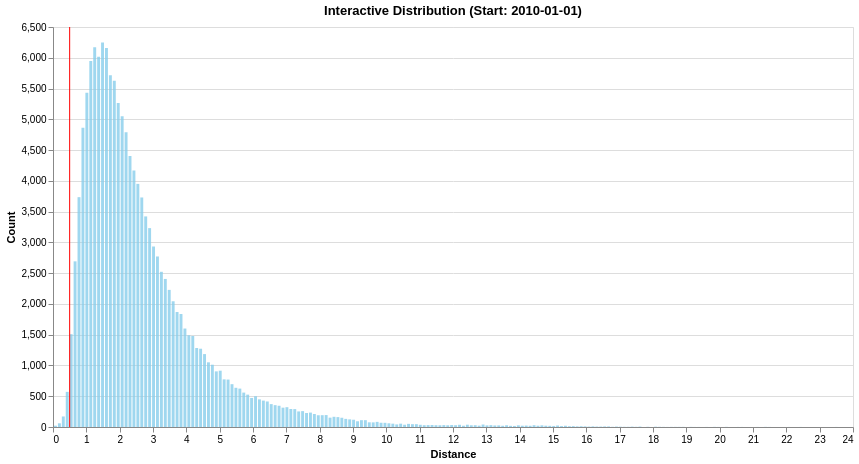

Write notebook code for a chart like this one.
### Code cell
# --- THỰC THI ---
if 'prices_df' in locals():
    # Thử xem năm 2022 (Lạm phát)
    chart = run_interactive_chart(prices_df, start_date='2010-01-01')
    if chart: chart.display()

### Figure 1 — Vega-Lite specification as saved in the notebook (floating-point values rounded to 4 significant figures; data arrays with more than 128 entries replaced by an {"elided": "..."} marker saying what was removed)
{"config": {"view": {"continuousWidth": 300, "continuousHeight": 300}}, "layer": [{"data": {"name": "data-e43805a6913e8c2129d3865b05825743"}, "mark": {"type": "bar", "color": "#87CEEB", "opacity": 0.8}, "encoding": {"tooltip": [{"field": "BinStart", "type": "quantitative"}, {"field": "BinEnd", "type": "quantitative"}, {"field": "Count", "type": "quantitative"}], "x": {"bin": {"binned": true}, "field": "BinStart", "title": "Distance", "type": "quantitative"}, "x2": {"field": "BinEnd"}, "y": {"field": "Count", "type": "quantitative"}}, "name": "view_9"}, {"data": {"name": "data-3a10ac337a97dc375e4824a97342d683"}, "mark": {"type": "rule", "color": "red"}, "encoding": {"x": {"field": "x", "type": "quantitative"}}}], "height": 400, "params": [{"name": "param_9", "select": {"type": "interval", "encodings": ["x", "y"]}, "bind": "scales", "views": ["view_9"]}], "title": "Interactive Distribution (Start: 2010-01-01)", "width": 800, "$schema": "https://vega.github.io/schema/vega-lite/v5.20.1.json", "datasets": {"data-e43805a6913e8c2129d3865b05825743": {"elided": "200 records"}, "data-3a10ac337a97dc375e4824a97342d683": [{"x": 0.5}]}}
